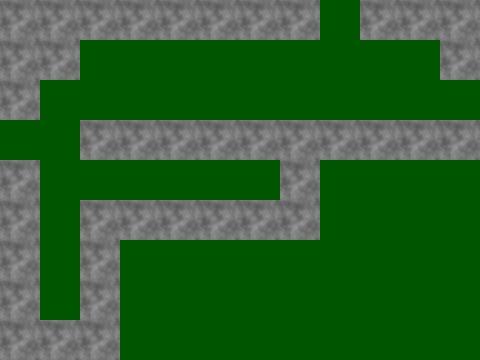

A level layout from a 2D game, rendered from its tile map. Below: a short description, then the map file with tile-grid data replaced by summaries:
An orthogonal 12x9 tile map with 40x40 px tiles, 1 tile layer (Tile Layer 1) and 14 objects.

<map version="1.0" orientation="orthogonal" renderorder="right-down" width="12" height="9" tilewidth="40" tileheight="40" backgroundcolor="#005500" nextobjectid="28">
 <properties>
  <property name="unity:scale" value="0.025" />
 </properties>
 <tileset firstgid="1" name="Default" tilewidth="40" tileheight="40">
  <tile id="0">
   <image width="40" height="40" source="../../Assets/Sprites/arrow.png" />
  </tile>
  <tile id="1">
   <image width="40" height="40" source="../../Assets/Sprites/crate.png" />
  </tile>
  <tile id="2">
   <image width="40" height="40" source="../../Assets/Sprites/exit_door.png" />
  </tile>
  <tile id="3">
   <image width="40" height="40" source="../../Assets/Sprites/floor.png" />
   <objectgroup draworder="index">
    <object id="0" x="0" y="0" width="40" height="40" />
   </objectgroup>
  </tile>
  <tile id="4">
   <image width="40" height="40" source="../../Assets/Sprites/hole.png" />
  </tile>
  <tile id="5">
   <image width="40" height="40" source="../../Assets/Sprites/player.png" />
  </tile>
  <tile id="6">
   <image width="40" height="40" source="../../Assets/Sprites/slime.png" />
  </tile>
  <tile id="7">
   <image width="40" height="40" source="../../Assets/Sprites/touchplate.png" />
  </tile>
 </tileset>
 <layer name="Tile Layer 1" width="12" height="9">
  <data>[108 cells, 41 non-empty, 1 distinct tile ids]</data>
 </layer>
 <objectgroup name="Object Layer 1">
  <object id="2" gid="3" x="320" y="40">
   <properties>
    <property name="AddComp" value="Exit" />
    <property name="unity:isTrigger" value="true" />
   </properties>
  </object>
  <object id="3" gid="7" x="160" y="200">
   <properties>
    <property name="AddComp" value="Slime" />
   </properties>
  </object>
  <object id="4" gid="8" x="240" y="200">
   <properties>
    <property name="AddComp" value="Touchplate" />
   </properties>
  </object>
  <object id="5" gid="6" x="40" y="320" />
  <object id="7" gid="2" x="40" y="280">
   <properties>
    <property name="AddComp" value="Crate" />
   </properties>
  </object>
  <object id="8" gid="5" x="40" y="240">
   <properties>
    <property name="AddComp" value="Hole" />
   </properties>
  </object>
  <object id="12" gid="7" x="40" y="200">
   <properties>
    <property name="AddComp" value="Slime" />
   </properties>
  </object>
  <object id="14" gid="1" x="0" y="160">
   <properties>
    <property name="AddComp" value="Arrow" />
   </properties>
  </object>
  <object id="15" gid="1" x="120" y="80">
   <properties>
    <property name="AddComp" value="Arrow" />
    <property name="Facing" value="Down" />
   </properties>
  </object>
  <object id="16" gid="1" x="200" y="80">
   <properties>
    <property name="AddComp" value="Arrow" />
    <property name="Facing" value="Down" />
   </properties>
  </object>
  <object id="18" gid="1" x="440" y="120">
   <properties>
    <property name="AddComp" value="Arrow" />
    <property name="Facing" value="Left" />
    <property name="Respawning" value="true" />
   </properties>
  </object>
  <object id="21" gid="1" x="200" y="80">
   <properties>
    <property name="AddComp" value="Arrow" />
    <property name="Facing" value="Down" />
   </properties>
  </object>
  <object id="27" gid="1" x="280" y="80">
   <properties>
    <property name="AddComp" value="Arrow" />
    <property name="Facing" value="Down" />
   </properties>
  </object>
 </objectgroup>
</map>
